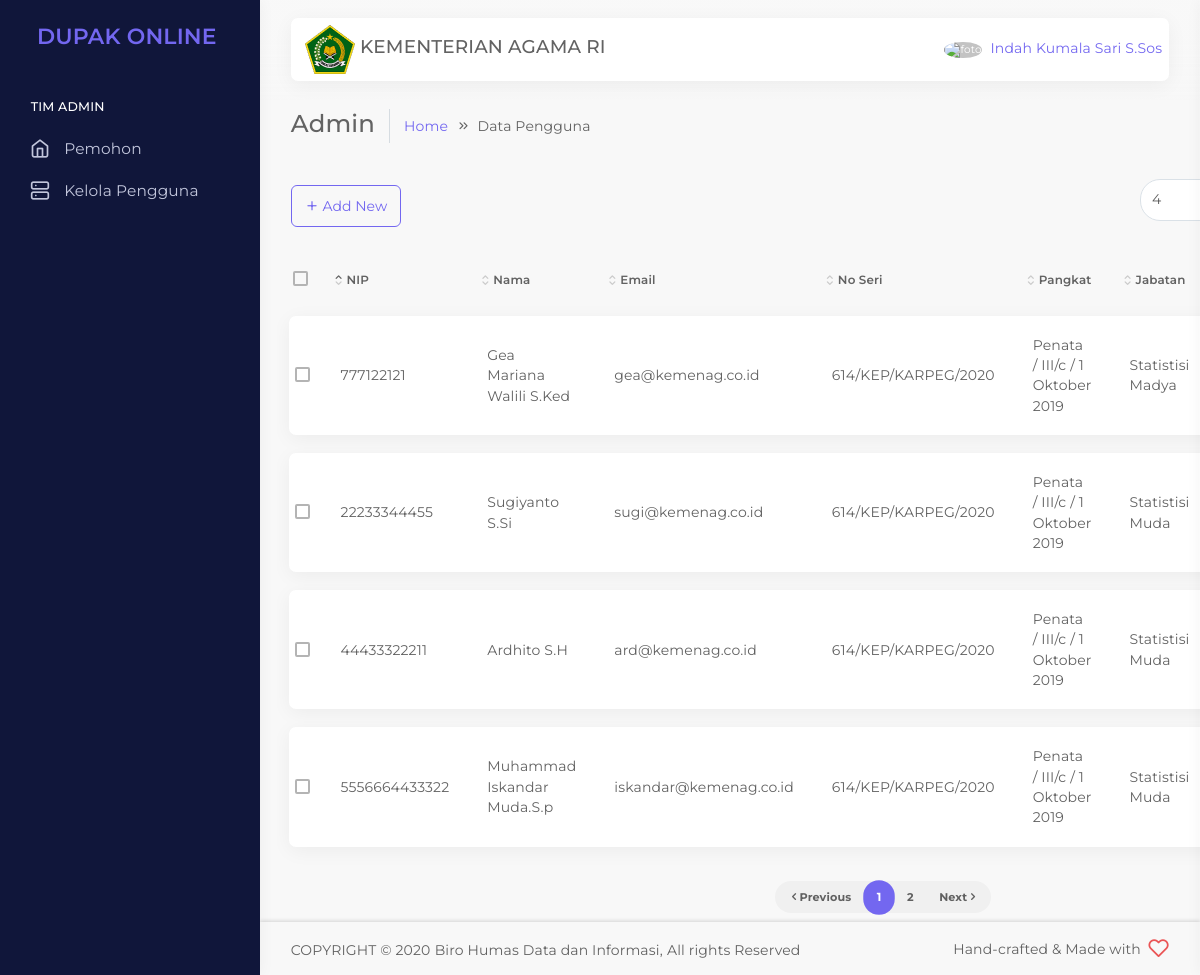
The page /admin/pengguna.php (signed in) on the database its author committed.
### tables this page shows
CREATE TABLE `pengguna` (
  `id_pengguna` int(100) NOT NULL,
  `nama` varchar(100) NOT NULL,
  `nip` varchar(225) NOT NULL,
  `password` varchar(255) NOT NULL,
  `email` varchar(255) NOT NULL,
  `alamat` varchar(255) NOT NULL,
  `no_seri_kapreg` varchar(1000) NOT NULL,
  `tempat_tanggal_lahir` varchar(100) NOT NULL,
  `tgl_lahir` date NOT NULL,
  `jenis_kelamin` varchar(100) NOT NULL,
  `pendidikan` varchar(100) NOT NULL,
  `pangkat` varchar(100) NOT NULL,
  `jabatan` enum('Statistisi Muda','Statistisi Madya') NOT NULL,
  `masa_kerja` varchar(100) NOT NULL,
  `unit_kerja` varchar(100) NOT NULL,
  `role` enum('Admin','Statistisi','Penilai') NOT NULL
);

### session_co.php (called while the page is built, shortened)
<?php
   include('config.php');
   $user_check = $_SESSION['login'];
   $ses_sql = mysqli_query($mysqli,"SELECT * FROM pengguna WHERE nip = '$user_check'");
   while ($row = mysqli_fetch_array($ses_sql,MYSQLI_ASSOC)){
      $login_session = $row['nama'];
   }
?>

### admin/pengguna.php (the view, shortened to what this page needs)
    <?php
    include('../session_co.php');
    ?>
<!DOCTYPE html>
<html class="loading" lang="en" data-textdirection="ltr">
<head>
    <link rel="stylesheet" type="text/css" href="../app-assets/vendors/css/vendors.min.css">
    <link rel="stylesheet" type="text/css" href="../app-assets/vendors/css/tables/datatable/datatables.min.css">
    <link rel="stylesheet" type="text/css" href="../app-assets/vendors/css/file-uploaders/dropzone.min.css">
    <link rel="stylesheet" type="text/css" href="../app-assets/vendors/css/tables/datatable/extensions/dataTables.checkboxes.css">
    <link rel="stylesheet" type="text/css" href="../app-assets/css/bootstrap.css">
    <link rel="stylesheet" type="text/css" href="../app-assets/css/bootstrap-extended.css">
    <link rel="stylesheet" type="text/css" href="../app-assets/css/colors.css">
    <link rel="stylesheet" type="text/css" href="../app-assets/css/components.css">
    <link rel="stylesheet" type="text/css" href="../app-assets/css/themes/dark-layout.css">
    <link rel="stylesheet" type="text/css" href="../app-assets/css/themes/semi-dark-layout.css">
    <link rel="stylesheet" type="text/css" href="../app-assets/css/core/menu/menu-types/vertical-menu.css">
    <link rel="stylesheet" type="text/css" href="../app-assets/css/core/colors/palette-gradient.css">
    <link rel="stylesheet" type="text/css" href="../app-assets/css/plugins/file-uploaders/dropzone.css">
    <link rel="stylesheet" type="text/css" href="../app-assets/css/pages/data-list-view.css">
    <link rel="stylesheet" type="text/css" href="../assets/css/style.css">
</head>
<body class="vertical-layout vertical-menu-modern semi-dark-layout 2-columns  navbar-floating footer-static  " data-open="click" data-menu="vertical-menu-modern" data-col="2-columns" data-layout="semi-dark-layout">
    <nav class="header-navbar navbar-expand-lg navbar navbar-with-menu floating-nav navbar-light navbar-shadow">
        <div class="navbar-wrapper">
            <div class="navbar-container content">
                <div class="navbar-collapse" id="navbar-mobile">
                    <div class="mr-auto float-left bookmark-wrapper d-flex align-items-center">
                        <ul class="nav navbar-nav">
                            <li class="nav-item d-none d-lg-block"><img src="../app-assets/images/pages/kemenag25.png"><a class="h4"> KEMENTERIAN AGAMA RI</a>
                            </li>
                        </ul>
                    </div>
                        <a class="dropdown-toggle nav-link dropdown-user-link section_userinfo" href="#" data-toggle="dropdown">
                            <span class="avatar avatar-online">
                            <img src="https://sso.undip.ac.id/assets/app/images/user.png" style="max-width: 45px;" alt="foto"><i></i></span>
                            <span class="user-name" style="margin-bottom: 1rem;" >  <?php echo $login_session; ?></span></a>
                </div>
            </div>
        </div>
    </nav>
    <div class="main-menu menu-fixed menu-dark menu-accordion menu-shadow" data-scroll-to-active="true">
        <div class="navbar-header">
            <ul class="nav navbar-nav flex-row">
                <li class="nav-item mr-auto"><a class="navbar-brand" href="app-user-view.php">
                        <h2 class="brand-text mb-0">DUPAK ONLINE</h2>
                    </a></li>
                <li class="nav-item nav-toggle"><a class="nav-link modern-nav-toggle pr-0" data-toggle="collapse"></a></li>
            </ul>
        </div>
        <div class="main-menu-content">
        <ul class="navigation navigation-main" id="main-menu-navigation" data-menu="menu-navigation">
                            <li class=" navigation-header"><span>Tim Admin</span>
                            </li>
                            <li class=" nav-item"><a href="./app-user-view.php"><i class="feather icon-home"></i><span class="menu-title" data-i18n="Dashboard">Pemohon</span></a>
                            </li>
                            <li class=" nav-item"><a href="./pengguna.php"><i class="feather icon-server"></i><span class="menu-title" data-i18n="Colors">Kelola Pengguna</span></a>
                            </li>
                        </ul>
</div>
</div>
    <div class="app-content content">
        <div class="content-wrapper">
            <div class="content-header row">
                <div class="content-header-left col-md-9 col-12 mb-2">
                    <div class="row breadcrumbs-top">
                        <div class="col-12">
                            <h2 class="content-header-title float-left mb-0">Admin</h2>
                            <div class="breadcrumb-wrapper col-12">
                                <ol class="breadcrumb">
                                    <li class="breadcrumb-item"><a href="app-user-view.php">Home</a>
                                    </li>
                                    <li class="breadcrumb-item active">Data Pengguna
                                    </li>
                                </ol>
                            </div>
                        </div>
                    </div>
                </div>
            <div class="content-body">
                <section id="data-list-view" class="data-list-view-header">
                    <div class="table-responsive">
                        <table class="table data-list-view">
                            <thead>
                                <tr>
                                    <th>No</th>
                                    <th>NIP</th>
                                    <th>Nama</th>
                                    <th>Email</th>
                                    <th>No Seri</th>
                                    <th>Pangkat</th>
                                    <th>Jabatan</th>
                                </tr>
                            </thead>
                            <tbody>
                            <?php
                                include_once("../config.php");
                                $result = mysqli_query($mysqli, "SELECT * FROM pengguna ORDER BY id_pengguna ASC");
                                while($user_data = mysqli_fetch_array($result)) {
                                ?>
                                <tr>
                                     <td></td>
                                    <td><?php echo $user_data['nip']; ?></td>
                                    <td><?php echo $user_data['nama']; ?></td>
                                    <td><?php echo $user_data['email']; ?></td>
                                    <td><?php echo $user_data['no_seri_kapreg']; ?></td>
                                    <td><?php echo $user_data['pangkat']; ?></td>
                                    <td><?php echo $user_data['jabatan']; ?></td>
                                </tr>
                                <?php } ?>
                            </tbody>
                        </table>
                    </div>
        </div>
        </div>
    </div>
    </div>
    <div class="drag-target"></div>
    <footer class="footer fixed-bottom navbar-shadow footer-light">
        <p class="clearfix blue-grey lighten-2 mb-0"><span class="float-md-left d-block d-md-inline-block mt-25">COPYRIGHT &copy; 2020<a class="text-bold-800 grey darken-2"  target="_blank">Biro Humas Data dan Informasi,</a>All rights Reserved</span><span class="float-md-right d-none d-md-block">Hand-crafted & Made with<i class="feather icon-heart pink"></i></span>
        </p>
    </footer>
</body>
</html>

### app-assets/css/themes/semi-dark-layout.css (style rules this page uses)
body.semi-dark-layout .main-menu { background-color : #10163A; }
body.semi-dark-layout .main-menu-content .navigation-main { background-color : #10163A; }
body.semi-dark-layout .main-menu-content .navigation-main .nav-item i { color : #C2C6DC; }
body.semi-dark-layout .main-menu-content .navigation-main .nav-item a:after, body.semi-dark-layout .main-menu-content .navigation-main .nav-item a { color : #C2C6DC; }

### app-assets/css/core/menu/menu-types/vertical-menu.css (style rules this page uses)
body.vertical-layout.vertical-menu-modern .main-menu .navigation > li > a > i { font-size : 1.2rem; margin-right : 1rem; float : left; }
body.vertical-layout.vertical-menu-modern .main-menu { -webkit-transition : 0.4s cubic-bezier(0.25, 0.8, 0.25, 1); transition : 0.4s cubic-bezier(0.25, 0.8, 0.25, 1); -webkit-transform : translate3d(0, 0, 0); transform : translate3d(0, 0, 0); -webkit-backface-visibility : hidden; backface-visibility : hidden; }
body.vertical-layout.vertical-menu-modern.menu-expanded .main-menu { width : 260px; }
body.vertical-layout.vertical-menu-modern.menu-expanded .main-menu .navigation > li > a > i { margin-right : 1rem; float : left; }
body.vertical-layout.vertical-menu-modern.menu-expanded .main-menu .navigation > li > a > i:before { font-size : 1.429rem; }
body.vertical-layout.vertical-menu-modern.menu-expanded .main-menu .navigation > li > a > span { -webkit-animation : 0.3s cubic-bezier(0.25, 0.8, 0.25, 1) 0s normal forwards 1 fadein; animation : 0.3s cubic-bezier(0.25, 0.8, 0.25, 1) 0s normal forwards 1 fadein; }
body.vertical-layout.vertical-menu-modern.menu-expanded .footer { margin-left : 260px; }
@media (min-width: 992px) { body.vertical-layout.vertical-menu-modern .main-menu { width : 260px; } }
@media (min-width: 992px) { body.vertical-layout.vertical-menu-modern .footer { margin-left : 260px; } }

### app-assets/css/pages/data-list-view.css (style rules this page uses)
table.data-list-view.dataTable, table.data-thumb-view.dataTable { border-spacing : 0 1.3rem; padding : 0 0.7rem; }
table.data-list-view.dataTable thead th, table.data-thumb-view.dataTable thead th { padding : 0.714rem 1.785rem; font-weight : 600; }
table.data-list-view.dataTable thead th:first-child, table.data-thumb-view.dataTable thead th:first-child { padding-left : 0; }
table.data-list-view.dataTable thead .sorting_asc, table.data-list-view.dataTable thead .sorting_desc, table.data-list-view.dataTable thead .sorting, table.data-thumb-view.dataTable thead .sorting_asc, table.data-thumb-view.dataTable thead .sorting_desc, table.data-thumb-view.dataTable thead .sorting { padding-right : inherit; }
table.data-list-view.dataTable thead .sorting_asc:before, table.data-list-view.dataTable thead .sorting_desc:before, table.data-list-view.dataTable thead .sorting:before, table.data-thumb-view.dataTable thead .sorting_asc:before, table.data-thumb-view.dataTable thead .sorting_desc:before, table.data-thumb-view.dataTable thead .sorting:before { font-size : 0.7rem; left : 0.857rem; top : 0.642rem; }
table.data-list-view.dataTable thead .sorting_asc:after, table.data-list-view.dataTable thead .sorting_desc:after, table.data-list-view.dataTable thead .sorting:after, table.data-thumb-view.dataTable thead .sorting_asc:after, table.data-thumb-view.dataTable thead .sorting_desc:after, table.data-thumb-view.dataTable thead .sorting:after { font-size : 0.7rem; left : 0.857rem; top : 1.071rem; }
table.data-list-view.dataTable tbody tr, table.data-thumb-view.dataTable tbody tr { background-color : #FFFFFF; box-shadow : rgba(0, 0, 0, 0.05) 0 4px 20px 0; cursor : pointer; -webkit-transition : all 0.3s ease; transition : all 0.3s ease; border-radius : 0.5rem; }
table.data-list-view.dataTable tbody tr td:first-child, table.data-thumb-view.dataTable tbody tr td:first-child { padding-left : 1rem; border-top-left-radius : 0.5rem; border-bottom-left-radius : 0.5rem; }
table.data-list-view.dataTable tbody td, table.data-thumb-view.dataTable tbody td { padding : 1.357rem; border : none; vertical-align : middle; }

### rows shown on the page
pengguna: nama "Indah Kumala Sari S.Sos"
pengguna: nip "5556664433322", nama "Muhammad Iskandar Muda.S.p", email "iskandar@kemenag.co.id", no_seri_kapreg "614/KEP/KARPEG/2020", pangkat "Penata / III/c / 1 Oktober 2019", jabatan "Statistisi Muda"
pengguna: nip "22233344455", nama "Sugiyanto S.Si", email "sugi@kemenag.co.id", no_seri_kapreg "614/KEP/KARPEG/2020", pangkat "Penata / III/c / 1 Oktober 2019", jabatan "Statistisi Muda"
pengguna: nip "44433322211", nama "Ardhito S.H", email "ard@kemenag.co.id", no_seri_kapreg "614/KEP/KARPEG/2020", pangkat "Penata / III/c / 1 Oktober 2019", jabatan "Statistisi Muda"
pengguna: nip "777122121", nama "Gea Mariana Walili S.Ked", email "gea@kemenag.co.id", no_seri_kapreg "614/KEP/KARPEG/2020", pangkat "Penata / III/c / 1 Oktober 2019", jabatan "Statistisi Madya"
